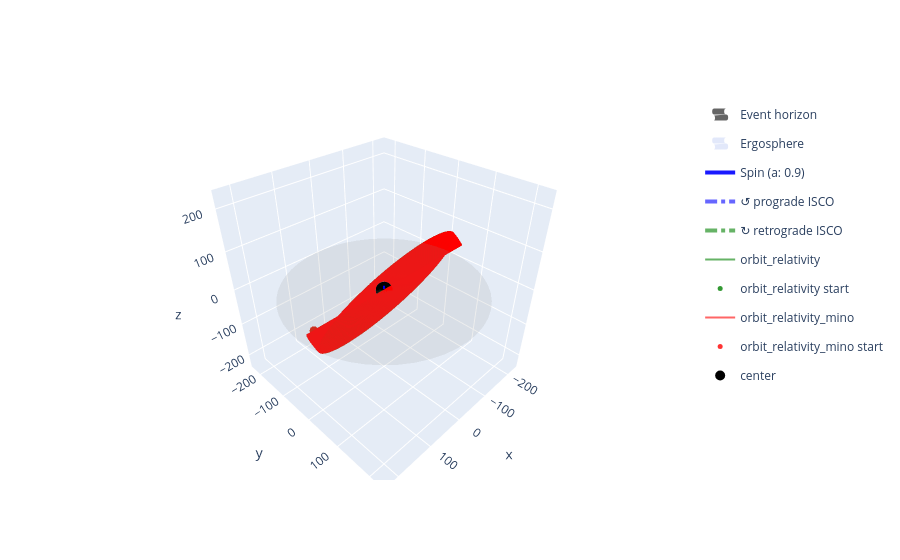

Source (notebook cell):
### Code cell
from relatipy.visualization._3D.plot_black_hole import PlotKerr

plot = PlotKerr(kerr)
# plot.add_path(orbit, label="orbit")
plot.add_path(orbit_relativity, label="orbit_relativity", color="green")
plot.add_path(orbit_relativity_mino, label="orbit_relativity_mino", color="red")
plot.plot().show()

# # save ../figures/005-comparacion_con_mecanica_clasica/orbit.png as plotly html
# plot.plot().write_html("../figures/005-comparacion_con_mecanica_clasica/orbit.html")

### Figure 1 — Plotly figure (JSON) as saved in the notebook; plotly's stock layout.template omitted (floating-point values rounded to 4 significant figures; data arrays with more than 128 entries replaced by an {"elided": "..."} marker saying what was removed)
{"data": [{"colorscale": [[0, "black"], [1, "black"]], "name": "Event horizon", "opacity": 0.6, "showlegend": true, "showscale": false, "type": "surface", "x": {"elided": "60x60 float values"}, "y": {"elided": "60x60 float values"}, "z": {"elided": "60x60 float values"}}, {"colorscale": [[0, "royalblue"], [1, "royalblue"]], "name": "Ergosphere", "opacity": 0.15, "showlegend": true, "showscale": false, "type": "surface", "x": {"elided": "60x60 float values"}, "y": {"elided": "60x60 float values"}, "z": {"elided": "60x60 float values"}}, {"legendgroup": "Spin (a: 0.9)", "line": {"color": "blue", "width": 4}, "mode": "lines", "name": "Spin (a: 0.9)", "opacity": 0.9, "showlegend": true, "type": "scatter3d", "x": [0, 0], "y": [0, 0], "z": [2, 11]}, {"legendgroup": "Spin (a: 0.9)", "line": {"color": "blue", "width": 4}, "mode": "lines", "opacity": 0.9, "showlegend": false, "type": "scatter3d", "x": [0, 0], "y": [0, 1.08], "z": [11, 9.2]}, {"legendgroup": "Spin (a: 0.9)", "line": {"color": "blue", "width": 4}, "mode": "lines", "opacity": 0.9, "showlegend": false, "type": "scatter3d", "x": [0, 0], "y": [0, -1.08], "z": [11, 9.2]}, {"legendgroup": "↺ prograde ISCO", "line": {"color": "blue", "dash": "dashdot", "width": 4}, "mode": "lines", "name": "↺ prograde ISCO", "opacity": 0.6, "type": "scatter3d", "x": [2.321, 2.318, 2.308, 2.292, 2.269, 2.24, 2.205, 2.164, 2.117, 2.064, 2.005, 1.94, 1.87, 1.795, 1.715, 1.63, 1.541, 1.447, 1.349, 1.248, 1.143, 1.035, 0.9234, 0.8098, 0.6938, 0.576, 0.4565, 0.3358, 0.2141, 0.09188, -0.03063, -0.1531, -0.2751, -0.3963, -0.5164, -0.6351, -0.7521, -0.8669, -0.9793, -1.089, -1.196, -1.299, -1.399, -1.494, -1.586, -1.673, -1.756, -1.833, -1.906, -1.973, -2.035, -2.091, -2.141, -2.186, -2.224, -2.256, -2.281, -2.301, -2.314, -2.32, -2.32, -2.314, -2.301, -2.281, -2.256, -2.224, -2.186, -2.141, -2.091, -2.035, -1.973, -1.906, -1.833, -1.756, -1.673, -1.586, -1.494, -1.399, -1.299, -1.196, -1.089, -0.9793, -0.8669, -0.7521, -0.6351, -0.5164, -0.3963, -0.2751, -0.1531, -0.03063, 0.09188, 0.2141, 0.3358, 0.4565, 0.576, 0.6938, 0.8098, 0.9234, 1.035, 1.143, 1.248, 1.349, 1.447, 1.541, 1.63, 1.715, 1.795, 1.87, 1.94, 2.005, 2.064, 2.117, 2.164, 2.205, 2.24, 2.269, 2.292, 2.308, 2.318, 2.321], "y": [0.0, 0.1225, 0.2446, 0.3661, 0.4865, 0.6056, 0.723, 0.8384, 0.9514, 1.062, 1.169, 1.273, 1.374, 1.471, 1.564, 1.652, 1.736, 1.815, 1.888, 1.957, 2.02, 2.078, 2.129, 2.175, 2.215, 2.248, 2.276, 2.296, 2.311, 2.319, 2.321, 2.316, 2.305, 2.287, 2.263, 2.232, 2.196, 2.153, 2.104, 2.05, 1.989, 1.923, 1.852, 1.776, 1.694, 1.608, 1.518, 1.423, 1.324, 1.222, 1.116, 1.007, 0.8952, 0.781, 0.6645, 0.5463, 0.4265, 0.3055, 0.1836, 0.06126, -0.06126, -0.1836, -0.3055, -0.4265, -0.5463, -0.6645, -0.781, -0.8952, -1.007, -1.116, -1.222, -1.324, -1.423, -1.518, -1.608, -1.694, -1.776, -1.852, -1.923, -1.989, -2.05, -2.104, -2.153, -2.196, -2.232, -2.263, -2.287, -2.305, -2.316, -2.321, -2.319, -2.311, -2.296, -2.276, -2.248, -2.215, -2.175, -2.129, -2.078, -2.02, -1.957, -1.888, -1.815, -1.736, -1.652, -1.564, -1.471, -1.374, -1.273, -1.169, -1.062, -0.9514, -0.8384, -0.723, -0.6056, -0.4865, -0.3661, -0.2446, -0.1225, -5.685e-16], "z": [0.0, 0.0, 0.0, 0.0, 0.0, 0.0, 0.0, 0.0, 0.0, 0.0, 0.0, 0.0, 0.0, 0.0, 0.0, 0.0, 0.0, 0.0, 0.0, 0.0, 0.0, 0.0, 0.0, 0.0, 0.0, 0.0, 0.0, 0.0, 0.0, 0.0, 0.0, 0.0, 0.0, 0.0, 0.0, 0.0, 0.0, 0.0, 0.0, 0.0, 0.0, 0.0, 0.0, 0.0, 0.0, 0.0, 0.0, 0.0, 0.0, 0.0, 0.0, 0.0, 0.0, 0.0, 0.0, 0.0, 0.0, 0.0, 0.0, 0.0, 0.0, 0.0, 0.0, 0.0, 0.0, 0.0, 0.0, 0.0, 0.0, 0.0, 0.0, 0.0, 0.0, 0.0, 0.0, 0.0, 0.0, 0.0, 0.0, 0.0, 0.0, 0.0, 0.0, 0.0, 0.0, 0.0, 0.0, 0.0, 0.0, 0.0, 0.0, 0.0, 0.0, 0.0, 0.0, 0.0, 0.0, 0.0, 0.0, 0.0, 0.0, 0.0, 0.0, 0.0, 0.0, 0.0, 0.0, 0.0, 0.0, 0.0, 0.0, 0.0, 0.0, 0.0, 0.0, 0.0, 0.0, 0.0, 0.0, 0.0]}, {"hoverinfo": "skip", "legendgroup": "↺ prograde ISCO", "line": {"color": "blue", "width": 4}, "mode": "lines", "opacity": 1, "showlegend": false, "type": "scatter3d", "x": [2.321, 2.237, null, 2.321, 2.404], "y": [0, -0.1393, null, 0, -0.1393], "z": [0, 0, null, 0, 0]}, {"hoverinfo": "skip", "legendgroup": "↺ prograde ISCO", "line": {"color": "blue", "width": 4}, "mode": "lines", "opacity": 1, "showlegend": false, "type": "scatter3d", "x": [1.641, 1.68, null, 1.641, 1.799], "y": [1.641, 1.484, null, 1.641, 1.602], "z": [0, 0, null, 0, 0]}, {"hoverinfo": "skip", "legendgroup": "↺ prograde ISCO", "line": {"color": "blue", "width": 4}, "mode": "lines", "opacity": 1, "showlegend": false, "type": "scatter3d", "x": [1.421e-16, 0.1393, null, 1.421e-16, 0.1393], "y": [2.321, 2.237, null, 2.321, 2.404], "z": [0, 0, null, 0, 0]}, {"hoverinfo": "skip", "legendgroup": "↺ prograde ISCO", "line": {"color": "blue", "width": 4}, "mode": "lines", "opacity": 1, "showlegend": false, "type": "scatter3d", "x": [-1.641, -1.484, null, -1.641, -1.602], "y": [1.641, 1.68, null, 1.641, 1.799], "z": [0, 0, null, 0, 0]}, {"hoverinfo": "skip", "legendgroup": "↺ prograde ISCO", "line": {"color": "blue", "width": 4}, "mode": "lines", "opacity": 1, "showlegend": false, "type": "scatter3d", "x": [-2.321, -2.237, null, -2.321, -2.404], "y": [2.842e-16, 0.1393, null, 2.842e-16, 0.1393], "z": [0, 0, null, 0, 0]}, {"hoverinfo": "skip", "legendgroup": "↺ prograde ISCO", "line": {"color": "blue", "width": 4}, "mode": "lines", "opacity": 1, "showlegend": false, "type": "scatter3d", "x": [-1.641, -1.68, null, -1.641, -1.799], "y": [-1.641, -1.484, null, -1.641, -1.602], "z": [0, 0, null, 0, 0]}, {"hoverinfo": "skip", "legendgroup": "↺ prograde ISCO", "line": {"color": "blue", "width": 4}, "mode": "lines", "opacity": 1, "showlegend": false, "type": "scatter3d", "x": [-4.263e-16, -0.1393, null, -4.263e-16, -0.1393], "y": [-2.321, -2.237, null, -2.321, -2.404], "z": [0, 0, null, 0, 0]}, {"hoverinfo": "skip", "legendgroup": "↺ prograde ISCO", "line": {"color": "blue", "width": 4}, "mode": "lines", "opacity": 1, "showlegend": false, "type": "scatter3d", "x": [1.641, 1.484, null, 1.641, 1.602], "y": [-1.641, -1.68, null, -1.641, -1.799], "z": [0, 0, null, 0, 0]}, {"legendgroup": "↻ retrograde ISCO", "line": {"color": "green", "dash": "dashdot", "width": 4}, "mode": "lines", "name": "↻ retrograde ISCO", "opacity": 0.6, "type": "scatter3d", "x": [8.717, 8.705, 8.669, 8.608, 8.524, 8.415, 8.284, 8.129, 7.951, 7.751, 7.53, 7.288, 7.025, 6.743, 6.442, 6.123, 5.787, 5.435, 5.068, 4.687, 4.292, 3.886, 3.468, 3.042, 2.606, 2.163, 1.715, 1.261, 0.8043, 0.3451, -0.1151, -0.5749, -1.033, -1.489, -1.94, -2.386, -2.825, -3.256, -3.678, -4.09, -4.491, -4.879, -5.253, -5.613, -5.957, -6.285, -6.595, -6.887, -7.159, -7.412, -7.644, -7.854, -8.043, -8.209, -8.352, -8.472, -8.569, -8.642, -8.69, -8.714, -8.714, -8.69, -8.642, -8.569, -8.472, -8.352, -8.209, -8.043, -7.854, -7.644, -7.412, -7.159, -6.887, -6.595, -6.285, -5.957, -5.613, -5.253, -4.879, -4.491, -4.09, -3.678, -3.256, -2.825, -2.386, -1.94, -1.489, -1.033, -0.5749, -0.1151, 0.3451, 0.8043, 1.261, 1.715, 2.163, 2.606, 3.042, 3.468, 3.886, 4.292, 4.687, 5.068, 5.435, 5.787, 6.123, 6.442, 6.743, 7.025, 7.288, 7.53, 7.751, 7.951, 8.129, 8.284, 8.415, 8.524, 8.608, 8.669, 8.705, 8.717], "y": [0.0, 0.4601, 0.9188, 1.375, 1.827, 2.275, 2.716, 3.149, 3.574, 3.988, 4.392, 4.783, 5.161, 5.525, 5.873, 6.205, 6.519, 6.816, 7.093, 7.35, 7.588, 7.803, 7.998, 8.17, 8.319, 8.445, 8.547, 8.626, 8.68, 8.711, 8.717, 8.698, 8.656, 8.589, 8.499, 8.385, 8.247, 8.086, 7.903, 7.698, 7.472, 7.224, 6.957, 6.67, 6.364, 6.041, 5.701, 5.345, 4.974, 4.589, 4.192, 3.782, 3.363, 2.933, 2.496, 2.052, 1.602, 1.147, 0.6897, 0.2301, -0.2301, -0.6897, -1.147, -1.602, -2.052, -2.496, -2.933, -3.363, -3.782, -4.192, -4.589, -4.974, -5.345, -5.701, -6.041, -6.364, -6.67, -6.957, -7.224, -7.472, -7.698, -7.903, -8.086, -8.247, -8.385, -8.499, -8.589, -8.656, -8.698, -8.717, -8.711, -8.68, -8.626, -8.547, -8.445, -8.319, -8.17, -7.998, -7.803, -7.588, -7.35, -7.093, -6.816, -6.519, -6.205, -5.873, -5.525, -5.161, -4.783, -4.392, -3.988, -3.574, -3.149, -2.716, -2.275, -1.827, -1.375, -0.9188, -0.4601, -2.135e-15], "z": [0.0, 0.0, 0.0, 0.0, 0.0, 0.0, 0.0, 0.0, 0.0, 0.0, 0.0, 0.0, 0.0, 0.0, 0.0, 0.0, 0.0, 0.0, 0.0, 0.0, 0.0, 0.0, 0.0, 0.0, 0.0, 0.0, 0.0, 0.0, 0.0, 0.0, 0.0, 0.0, 0.0, 0.0, 0.0, 0.0, 0.0, 0.0, 0.0, 0.0, 0.0, 0.0, 0.0, 0.0, 0.0, 0.0, 0.0, 0.0, 0.0, 0.0, 0.0, 0.0, 0.0, 0.0, 0.0, 0.0, 0.0, 0.0, 0.0, 0.0, 0.0, 0.0, 0.0, 0.0, 0.0, 0.0, 0.0, 0.0, 0.0, 0.0, 0.0, 0.0, 0.0, 0.0, 0.0, 0.0, 0.0, 0.0, 0.0, 0.0, 0.0, 0.0, 0.0, 0.0, 0.0, 0.0, 0.0, 0.0, 0.0, 0.0, 0.0, 0.0, 0.0, 0.0, 0.0, 0.0, 0.0, 0.0, 0.0, 0.0, 0.0, 0.0, 0.0, 0.0, 0.0, 0.0, 0.0, 0.0, 0.0, 0.0, 0.0, 0.0, 0.0, 0.0, 0.0, 0.0, 0.0, 0.0, 0.0, 0.0]}, {"hoverinfo": "skip", "legendgroup": "↻ retrograde ISCO", "line": {"color": "green", "width": 4}, "mode": "lines", "opacity": 1, "showlegend": false, "type": "scatter3d", "x": [8.717, 9.031, null, 8.717, 8.404], "y": [0, 0.523, null, 0, 0.523], "z": [0, 0, null, 0, 0]}, {"hoverinfo": "skip", "legendgroup": "↻ retrograde ISCO", "line": {"color": "green", "width": 4}, "mode": "lines", "opacity": 1, "showlegend": false, "type": "scatter3d", "x": [6.164, 6.016, null, 6.164, 5.572], "y": [6.164, 6.756, null, 6.164, 6.312], "z": [0, 0, null, 0, 0]}, {"hoverinfo": "skip", "legendgroup": "↻ retrograde ISCO", "line": {"color": "green", "width": 4}, "mode": "lines", "opacity": 1, "showlegend": false, "type": "scatter3d", "x": [5.338e-16, -0.523, null, 5.338e-16, -0.523], "y": [8.717, 9.031, null, 8.717, 8.404], "z": [0, 0, null, 0, 0]}, {"hoverinfo": "skip", "legendgroup": "↻ retrograde ISCO", "line": {"color": "green", "width": 4}, "mode": "lines", "opacity": 1, "showlegend": false, "type": "scatter3d", "x": [-6.164, -6.756, null, -6.164, -6.312], "y": [6.164, 6.016, null, 6.164, 5.572], "z": [0, 0, null, 0, 0]}, {"hoverinfo": "skip", "legendgroup": "↻ retrograde ISCO", "line": {"color": "green", "width": 4}, "mode": "lines", "opacity": 1, "showlegend": false, "type": "scatter3d", "x": [-8.717, -9.031, null, -8.717, -8.404], "y": [1.068e-15, -0.523, null, 1.068e-15, -0.523], "z": [0, 0, null, 0, 0]}, {"hoverinfo": "skip", "legendgroup": "↻ retrograde ISCO", "line": {"color": "green", "width": 4}, "mode": "lines", "opacity": 1, "showlegend": false, "type": "scatter3d", "x": [-6.164, -6.016, null, -6.164, -5.572], "y": [-6.164, -6.756, null, -6.164, -6.312], "z": [0, 0, null, 0, 0]}, {"hoverinfo": "skip", "legendgroup": "↻ retrograde ISCO", "line": {"color": "green", "width": 4}, "mode": "lines", "opacity": 1, "showlegend": false, "type": "scatter3d", "x": [-1.601e-15, 0.523, null, -1.601e-15, 0.523], "y": [-8.717, -9.031, null, -8.717, -8.404], "z": [0, 0, null, 0, 0]}, {"hoverinfo": "skip", "legendgroup": "↻ retrograde ISCO", "line": {"color": "green", "width": 4}, "mode": "lines", "opacity": 1, "showlegend": false, "type": "scatter3d", "x": [6.164, 6.756, null, 6.164, 6.312], "y": [-6.164, -6.016, null, -6.164, -5.572], "z": [0, 0, null, 0, 0]}, {"line": {"color": "green", "width": 2}, "mode": "lines", "name": "orbit_relativity", "opacity": 0.6, "type": "scatter3d", "x": {"elided": "10001 float values"}, "y": {"elided": "10001 float values"}, "z": {"elided": "10001 float values"}}, {"marker": {"color": "green", "opacity": 0.8, "size": 5}, "mode": "markers", "name": "orbit_relativity start", "type": "scatter3d", "x": [200], "y": [0], "z": [1.225e-14]}, {"anchor": "tail", "colorscale": [[0, "green"], [1, "green"]], "name": "orbit_relativity end", "opacity": 0.8, "showscale": false, "sizemode": "absolute", "sizeref": 1.667, "type": "cone", "u": [0.05988], "v": [-0.01338], "w": [-0.03508], "x": [-91.72], "y": [-146.5], "z": [-100.9]}, {"line": {"color": "red", "width": 2}, "mode": "lines", "name": "orbit_relativity_mino", "opacity": 0.6, "type": "scatter3d", "x": {"elided": "9993 float values"}, "y": {"elided": "9993 float values"}, "z": {"elided": "9993 float values"}}, {"marker": {"color": "red", "opacity": 0.8, "size": 5}, "mode": "markers", "name": "orbit_relativity_mino start", "type": "scatter3d", "x": [200], "y": [0], "z": [1.225e-14]}, {"anchor": "tail", "colorscale": [[0, "red"], [1, "red"]], "name": "orbit_relativity_mino end", "opacity": 0.8, "showscale": false, "sizemode": "absolute", "sizeref": 1.667, "type": "cone", "u": [0.05976], "v": [-0.01358], "w": [-0.03522], "x": [-92.36], "y": [-146.3], "z": [-100.5]}, {"colorscale": [[0, "gray"], [1, "gray"]], "opacity": 0.08, "showscale": false, "type": "surface", "x": {"elided": "50x50 float values"}, "y": {"elided": "50x50 float values"}, "z": {"elided": "50x50 float values"}}, {"marker": {"color": "black", "opacity": 1, "size": 10}, "mode": "markers", "name": "center", "type": "scatter3d", "x": [0], "y": [0], "z": [0]}], "layout": {"scene": {"aspectmode": "cube", "xaxis": {"range": [-240.2, 240.2]}, "yaxis": {"range": [-240.2, 240.2]}, "zaxis": {"range": [-240.2, 240.2]}}}}
